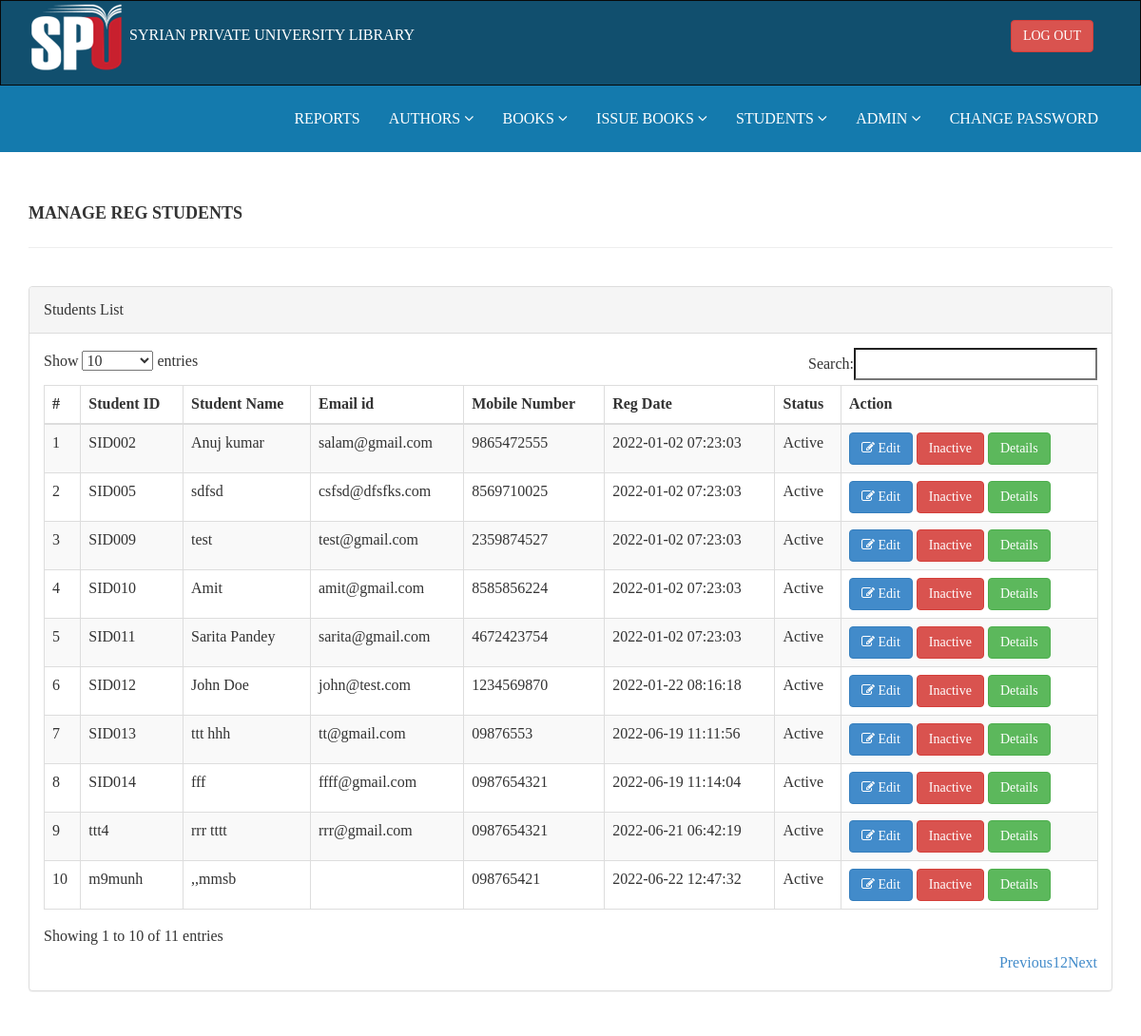
Page /admin/reg-students.php (signed in) on the committed database.
### tables this page shows
CREATE TABLE `tblstudents` (
  `id` int(11) NOT NULL,
  `StudentId` varchar(100) DEFAULT NULL,
  `FullName` varchar(120) DEFAULT NULL,
  `EmailId` varchar(120) DEFAULT NULL,
  `MobileNumber` char(11) DEFAULT NULL,
  `Password` varchar(120) DEFAULT NULL,
  `Status` int(1) DEFAULT NULL,
  `RegDate` timestamp NULL DEFAULT current_timestamp(),
  `UpdationDate` timestamp NULL DEFAULT NULL ON UPDATE current_timestamp()
);

### admin/reg-students.php (the view, shortened to what this page needs)
<?php
include('includes/config.php');
if (strlen($_SESSION['alogin']) == 0) {
    header('location:index.php');
} else {
?>
    <!DOCTYPE html>
    <html xmlns="http://www.w3.org/1999/xhtml">
    <head>
        <link href="assets/css/bootstrap.css" rel="stylesheet" />
        <link href="assets/css/font-awesome.css" rel="stylesheet" />
        <link href="assets/js/dataTables/dataTables.bootstrap.css" rel="stylesheet" />
        <link href="assets/css/style.css" rel="stylesheet" />
    </head>
    <body>
        <?php include('includes/header.php'); ?>
        <div class="content-wrapper">
            <div class="container">
                <div class="row pad-botm">
                    <div class="col-md-12">
                        <h4 class="header-line">Manage Reg Students</h4>
                    </div>
                </div>
                <div class="row">
                    <div class="col-md-12">
                        <div class="panel panel-default">
                            <div class="panel-heading">
                                 Students List
                            </div>
                            <div class="panel-body">
                                <div class="table-responsive">
                                    <table class="table table-striped table-bordered table-hover" id="dataTables-example">
                                        <thead>
                                            <tr>
                                                <th>#</th>
                                                <th>Student ID</th>
                                                <th>Student Name</th>
                                                <th>Email id </th>
                                                <th>Mobile Number</th>
                                                <th>Reg Date</th>
                                                <th>Status</th>
                                                <th>Action</th>
                                            </tr>
                                        </thead>
                                        <tbody>
                                            <?php $sql = "SELECT * from tblstudents";
                                            $query = $dbh->prepare($sql);
                                            $query->execute();
                                            $results = $query->fetchAll(PDO::FETCH_OBJ);
                                            $cnt = 1;
                                            if ($query->rowCount() > 0) {
                                                foreach ($results as $result) {               ?>
                                                    <tr class="odd gradeX">
                                                        <td class="center"><?php echo htmlentities($cnt); ?></td>
                                                        <td class="center"><?php echo htmlentities($result->StudentId); ?></td>
                                                        <td class="center"><?php echo htmlentities($result->FullName); ?></td>
                                                        <td class="center"><?php echo htmlentities($result->EmailId); ?></td>
                                                        <td class="center"><?php echo htmlentities($result->MobileNumber); ?></td>
                                                        <td class="center"><?php echo htmlentities($result->RegDate); ?></td>
                                                        <td class="center"><?php if ($result->Status == 1) {
                                                                                echo htmlentities("Active");
                                                                            } else {
                                                                                echo htmlentities("Blocked");
                                                                            }
                                                                            ?></td>
                                                        <td class="center">
                                                            <a href="edit-student.php?studentid=<?php echo htmlentities($result->id); ?>"><button class="btn btn-primary"><i class="fa fa-edit "></i> Edit</button>
                                                                <?php if ($result->Status == 1) { ?>
                                                                    <a href="reg-students.php?inid=<?php echo htmlentities($result->id); ?>" onclick="return confirm('Are you sure you want to block this student?');"> <button class="btn btn-danger"> Inactive</button>
                                                                    <?php } else { ?>
                                                                        <a href="reg-students.php?id=<?php echo htmlentities($result->id); ?>" onclick="return confirm('Are you sure you want to active this student?');"><button class="btn btn-primary"> Active</button>
                                                                        <?php } ?>
                                                                        <a href="student-history.php?stdid=<?php echo htmlentities($result->StudentId); ?>"><button class="btn btn-success"> Details</button>
                                                        </td>
                                                    </tr>
                                            <?php $cnt = $cnt + 1;
                                                }
                                            } ?>
                                        </tbody>
                                    </table>
                                </div>
                            </div>
                        </div>
                    </div>
                </div>
            </div>
        </div>
    </body>
    </html>
<?php } ?>

### admin/assets/css/style.css (style rules this page uses)
.content-wrapper { margin-top: 40px; min-height: 800px; padding-bottom: 90px; }
.header-line { font-weight: 900; padding-bottom: 25px; border-bottom: 1px solid #eeeeee; text-transform: uppercase; }
.pad-botm { padding-bottom: 30px; }

### rows in the picture
tblstudents: StudentId "SID002", FullName "Anuj kumar", EmailId "salam@gmail.com", MobileNumber "9865472555", RegDate "2022-01-02 07:23:03"
tblstudents: StudentId "SID005", FullName "sdfsd", EmailId "csfsd@dfsfks.com", MobileNumber "8569710025", RegDate "2022-01-02 07:23:03"
tblstudents: StudentId "SID009", FullName "test", EmailId "test@gmail.com", MobileNumber "2359874527", RegDate "2022-01-02 07:23:03"
tblstudents: StudentId "SID010", FullName "Amit", EmailId "amit@gmail.com", MobileNumber "8585856224", RegDate "2022-01-02 07:23:03"
tblstudents: StudentId "SID011", FullName "Sarita Pandey", EmailId "sarita@gmail.com", MobileNumber "4672423754", RegDate "2022-01-02 07:23:03"
tblstudents: StudentId "SID012", FullName "John Doe", EmailId "john@test.com", MobileNumber "1234569870", RegDate "2022-01-22 08:16:18"
tblstudents: StudentId "SID013", FullName "ttt hhh", EmailId "tt@gmail.com", MobileNumber "09876553", RegDate "2022-06-19 11:11:56"
tblstudents: StudentId "SID014", FullName "fff", EmailId "ffff@gmail.com", MobileNumber "0987654321", RegDate "2022-06-19 11:14:04"
tblstudents: StudentId "ttt4", FullName "rrr tttt", EmailId "rrr@gmail.com", MobileNumber "0987654321", RegDate "2022-06-21 06:42:19"
tblstudents: StudentId "m9munh", FullName ",,mmsb", MobileNumber "098765421", RegDate "2022-06-22 12:47:32"
